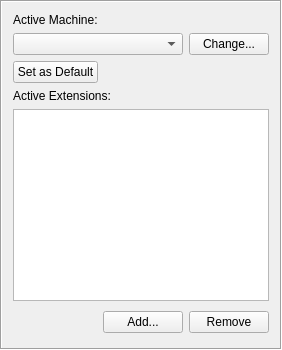
         <widget class="QFrame" name="hardwareFrame" >
          <property name="sizePolicy" >
           <sizepolicy vsizetype="Expanding" hsizetype="Expanding" >
            <horstretch>0</horstretch>
            <verstretch>0</verstretch>
           </sizepolicy>
          </property>
          <property name="minimumSize" >
           <size>
            <width>250</width>
            <height>16</height>
           </size>
          </property>
          <property name="frameShape" >
           <enum>QFrame::Box</enum>
          </property>
          <property name="frameShadow" >
           <enum>QFrame::Sunken</enum>
          </property>
          <layout class="QGridLayout" >
           <item row="0" column="0" >
            <widget class="QLabel" name="machineLabel" >
             <property name="text" >
              <string>Active Machine:</string>
             </property>
            </widget>
           </item>
           <item row="1" column="0" >
            <layout class="QHBoxLayout" >
             <property name="spacing" >
              <number>6</number>
             </property>
             <property name="leftMargin" >
              <number>0</number>
             </property>
             <property name="topMargin" >
              <number>0</number>
             </property>
             <property name="rightMargin" >
              <number>0</number>
             </property>
             <property name="bottomMargin" >
              <number>0</number>
             </property>
             <item>
              <widget class="QComboBox" name="machineBox" >
               <property name="sizePolicy" >
                <sizepolicy vsizetype="Fixed" hsizetype="Expanding" >
                 <horstretch>0</horstretch>
                 <verstretch>0</verstretch>
                </sizepolicy>
               </property>
              </widget>
             </item>
             <item>
              <widget class="QPushButton" name="machineButton" >
               <property name="toolTip" >
                <string>Change the current MSX machine</string>
               </property>
               <property name="text" >
                <string>Change...</string>
               </property>
              </widget>
             </item>
            </layout>
           </item>
           <item row="2" column="0" >
            <layout class="QHBoxLayout" >
             <item>
              <widget class="QPushButton" name="setAsDefaultButton" >
               <property name="text" >
                <string>Set as Default</string>
               </property>
              </widget>
             </item>
             <item>
              <spacer>
               <property name="orientation" >
                <enum>Qt::Horizontal</enum>
               </property>
               <property name="sizeHint" >
                <size>
                 <width>40</width>
                 <height>20</height>
                </size>
               </property>
              </spacer>
             </item>
            </layout>
           </item>
           <item row="3" column="0" >
            <widget class="QLabel" name="machineLabel" >
             <property name="text" >
              <string>Active Extensions:</string>
             </property>
            </widget>
           </item>
           <item row="4" column="0" >
            <widget class="QListWidget" name="extensionList" >
             <property name="sortingEnabled" >
              <bool>true</bool>
             </property>
            </widget>
           </item>
           <item row="5" column="0" >
            <layout class="QHBoxLayout" >
             <item>
              <spacer>
               <property name="orientation" >
                <enum>Qt::Horizontal</enum>
               </property>
               <property name="sizeHint" >
                <size>
                 <width>61</width>
                 <height>30</height>
                </size>
               </property>
              </spacer>
             </item>
             <item>
              <widget class="QPushButton" name="extensionButton" >
               <property name="text" >
                <string>Add...</string>
               </property>
              </widget>
             </item>
             <item>
              <widget class="QPushButton" name="removeExtensionsButton" >
               <property name="text" >
                <string>Remove</string>
               </property>
              </widget>
             </item>
            </layout>
           </item>
          </layout>
         </widget>
